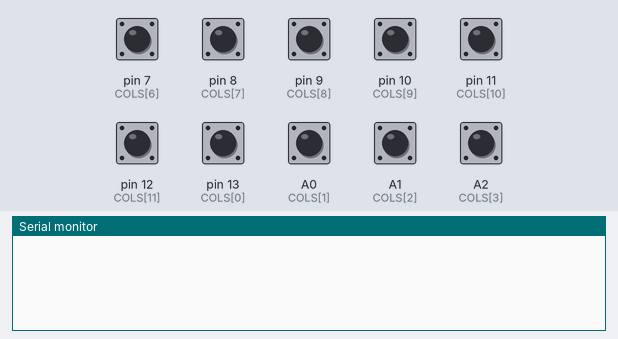
A sketch run on a simulated Teensy 4. Shown: the last lines printed to the serial monitor. Wiring (inferred from the names in the program): 5×2 keypad with keys 1 2 3 4 5 6 7 8 9 A (labels assumed): rows pin 0, pin 1, pin 2, pin 3, pin 4; columns pin 5, pin 6. Inputs (shaded band) come from the test bench; at power-on: A0 (COLS[1]), A1 (COLS[2]), A2 (COLS[3]), pin 7 (COLS[6]), pin 8 (COLS[7]), pin 9 (COLS[8]), pin 10 (COLS[9]), pin 11 (COLS[10]), pin 12 (COLS[11]), pin 13 (COLS[0]) HIGH.

Above: at 1.2 s.
1.3 s: pin 7 (COLS[6]) pulled LOW for 0.15 s
At 2.0 s:
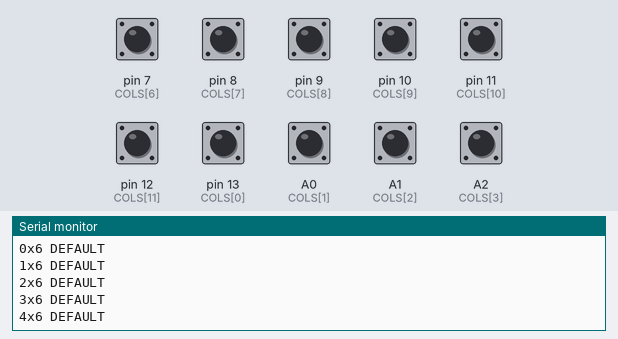
2.9 s: pin 8 (COLS[7]) pulled LOW for 0.15 s
At 3.4 s:
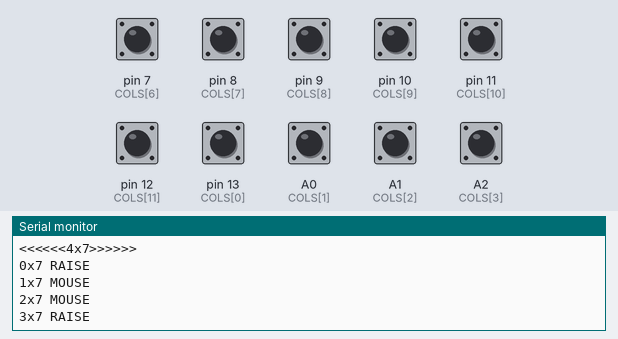
4.5 s: pin 13 (COLS[0]) pulled LOW for 0.15 s
At 5.8 s:
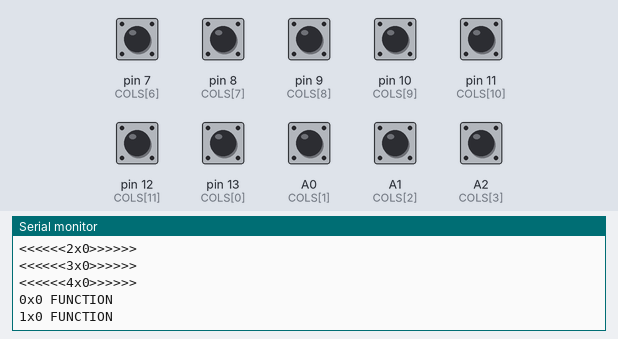
6.1 s: pin 9 (COLS[8]) pulled LOW for 0.15 s
At 6.19 s:
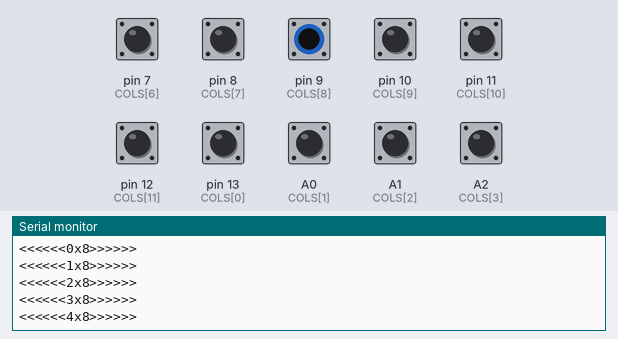
7.7 s: pin 10 (COLS[9]) pulled LOW for 0.15 s
At 9.0 s:
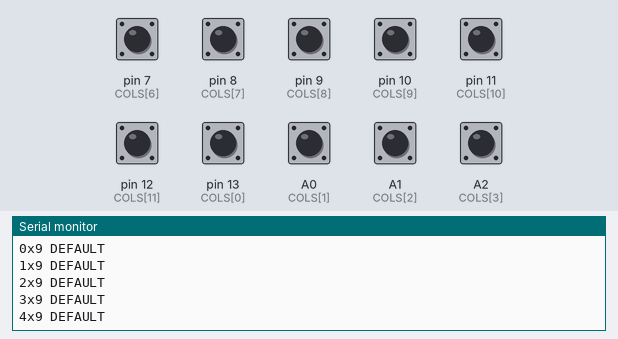
9.3 s: pin 11 (COLS[10]) pulled LOW for 0.15 s
At 10.4 s:
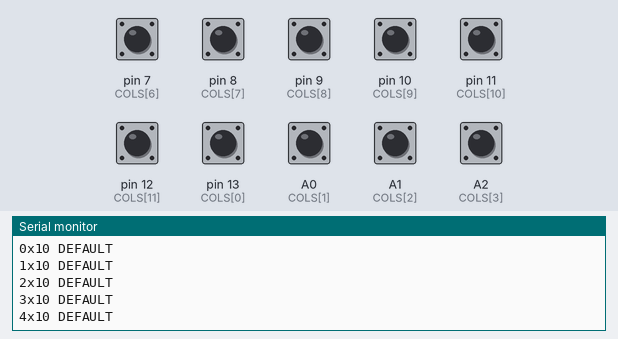
Timing chart, 0 to 11.9 s (numbered marks = the images above; inputs shaded):
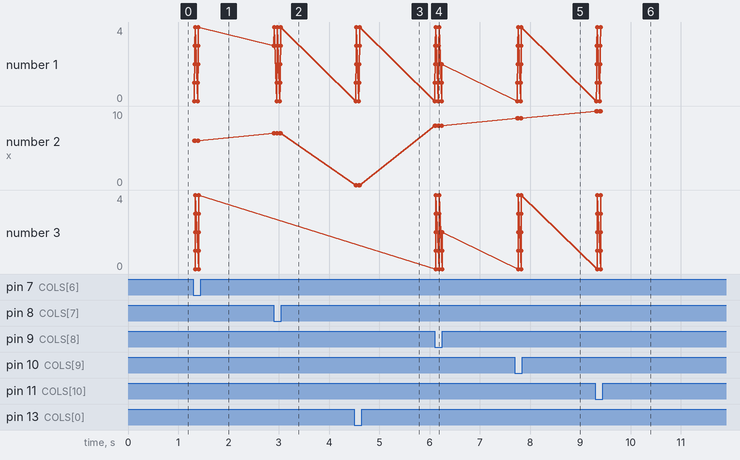

The sketch:

Keyboard.ino
```cpp
#include "types.h"
Coord *buff;

void setup() {
  Serial.begin(9600);
  for(int x = 0; x < NUM_ROWS; x++) {
    pinMode(ROWS[x], OUTPUT);
    digitalWrite(ROWS[x], LOW);
  }

  for(int x = 0; x < NUM_COLS; x++) {
    pinMode(COLS[x], INPUT_PULLUP);
  }

  buff = (Coord*) malloc(sizeof(Coord) * NUM_OF_FINGERS);
  for(int x = 0; x < NUM_OF_FINGERS; x++) {
    buff[x].row = buff[x].col = -1;
  }
}

void loop() {
  scanMatrix(buff);
  flushBuff2(buff);
  delay(CYCLE_DELAY_TIME);
}

void scanMatrix(Coord *buffp) {
  Coord *itr = buffp;
  int keysPressed = 0;
  Coord point;
  for(point.row = 0; point.row < NUM_ROWS; point.row++) {
    setRow(point.row);
    delay(DEBOUNCE_TIME);
    for(point.col = 0; point.col < NUM_COLS; point.col++) {
      if(digitalRead(COLS[point.col]) == LOW) {
        //pressed
        delay(DEBOUNCE_TIME);
        if(digitalRead(COLS[point.col]) == LOW) {
          (*itr).row = point.row;
          (*itr).col = point.col;
          itr++;
          keysPressed++;
          Serial.printf("<<<<<<%dx%d>>>>>>\n", point.row, point.col);
          if(keysPressed == NUM_OF_FINGERS) {
            return;
          }
        }
      } else {
        Keyboard.release(DEFAULT_FACE[point.row][point.col]);
        Keyboard.release(FUNCTION_FACE[point.row][point.col]);
        Keyboard.release(LOWER_FACE[point.row][point.col]);
        Keyboard.release(RAISE_FACE[point.row][point.col]);
        if(isMouseLeft(point)) {
          Mouse.release(MOUSE_LEFT);
        }
        if(isMouseRight(point)) {
          Mouse.release(MOUSE_RIGHT);
        }
      }
    }
  }
}

void flushBuff(Coord *buffp) {
  //check buffer for modifiers
  int modifiers = 0;
  bool r = false;
  bool l = false;
  bool f = false;
  layer face = BASE;

  for(int x = 0; x < NUM_OF_FINGERS; x++) {
    modifiers |= checkModifiers(buffp[x]);
    //perform layer check if not trigger yet
    if(r == false) {
      r = isRaise(buffp[x]);
    }
    if(l == false) {
      l = isLower(buffp[x]);
    }
    if(f == false) {
      f  = isFunction(buffp[x]);
    }
  }
  face = checkLayer(l,r,f);
  Keyboard.set_modifier(modifiers);
  for(int x = 0; x < NUM_OF_FINGERS; x++) {
    if( (0 <= buffp[x].row && buffp[x].row < NUM_ROWS) && (0 <= buffp[x].col && buffp[x].col < NUM_COLS) ) {
      Serial.printf("%dx%d ", buffp[x].row, buffp[x].col);
      switch(face) {
        case FUNCTION :
          Serial.printf("FUNCTION\n");
          Keyboard.press(FUNCTION_FACE[(buffp[x].row)][(buffp[x].col)]);
          break;
        case LOWER :
          Serial.printf("LOWER\n");
          Keyboard.press(LOWER_FACE[(buffp[x].row)][(buffp[x].col)]);
          break;
        case RAISE :
          Serial.printf("RAISE\n");
          Keyboard.press(RAISE_FACE[(buffp[x].row)][(buffp[x].col)]);
          break;
        default:
          Serial.printf("DEFAULT\n");
          Keyboard.press(DEFAULT_FACE[(buffp[x].row)][(buffp[x].col)]);
      }
      buffp[x].row = -1;
      buffp[x].col = -1;
      //Keyboard.press(KEY_A);
    }
  }
}

void flushBuff2(Coord *buffp) {
  //check buffer for modifiers
  int modifiers = 0;

  // media actions that cant be handle by mirco manager
  int mediaCount = 0;
  int mediaCodes[MAX_BASE_KEYS];

  // mouse actions that cant be handle by keyboard actions
  int mouseActions = 0;
  mouseAction mouseCodes[MAX_MOUSE_ACTIONS];

  bool r = false;
  bool l = false;
  bool f = false;
  layer face = BASE;

  // So OSes wil support NKey however those keys need to be 6 non modifier keys
  // and 4 modifier keys. So the output buffer will contain non modifier keys.
  int baseKeyCount = 0;

  for(int x = 0; x < NUM_OF_FINGERS; x++) {
    modifiers |= checkModifiers(buffp[x]);
    //perform layer check if not trigger yet
    if(r == false) {
      r = isRaise(buffp[x]);
    }
    if(l == false) {
      l = isLower(buffp[x]);
    }
    if(f == false) {
      f  = isFunction(buffp[x]);
    }

    if(isModifier(buffp[x])){
      buffp[x].col = -1;
      buffp[x].row = -1;
    }
  }

  //set layer and modifiers
  face = checkLayer(l,r,f);
  Keyboard.set_modifier(modifiers);

  //set output keys
  for(int x = 0; x < NUM_OF_FINGERS; x++) {
    if( (0 <= buffp[x].row && buffp[x].row < NUM_ROWS) && (0 <= buffp[x].col && buffp[x].col < NUM_COLS) ) {
      Serial.printf("%dx%d ", buffp[x].row, buffp[x].col);
      interpretPress(buffp[x], face, &baseKeyCount, &(mediaCodes[mediaCount]), &mediaCount, &(mouseCodes[mouseActions]), &mouseActions);
      buffp[x].row = -1;
      buffp[x].col = -1;
    }
    //Serial.printf("bk: %d mc: %d ma: %d\n", baseKeyCount, mediaCount, mouseActions);
  }
  //zero out unused keypresses
  zeroRestOutputHelper(baseKeyCount);

  //send keyboard output
  Keyboard.send_now();

  //handle media keys
  for(int x = 0; x < mediaCount; x++) {
    Keyboard.press(mediaCodes[x]);
  }

  //hanlde mouse actions
  for(int x = 0; x < mouseActions; x++) {
    //Serial.printf("mouse action: %d\n", x);
    handleMouseAction(mouseCodes[x]);
  }
}

void interpretPress(Coord coord, layer face, int *baseKeyCount, int *mediaBuff, int *mediaCount, mouseAction *mouseBuff, int *mouseActionCount){
  mouseAction act = getMouseAction(coord, face);
  int code = 0;
  if (act == NON) {
    switch(face) {
      case FUNCTION :
      Serial.printf("FUNCTION");
      code = FUNCTION_FACE[(coord.row)][(coord.col)];
      if(isMediaCode(code)){
        *mediaBuff = code;
        (*mediaCount)++;
      } else {
        setOutputHelper(*baseKeyCount, code);
      }
      (*baseKeyCount)++;
      break;
    case LOWER :
      Serial.printf("LOWER");
      //Keyboard.press(LOWER_FACE[(coord.row)][(coord.col)]);
      code = LOWER_FACE[(coord.row)][(coord.col)];
      if(isMediaCode(code)){
        *mediaBuff = code;
        (*mediaCount)++;
      } else {
        setOutputHelper(*baseKeyCount, code);
      }
      (*baseKeyCount)++;
      break;
    case RAISE :
      Serial.printf("RAISE");
      //Keyboard.press(RAISE_FACE[(coord.row)][(coord.col)]);
      code = RAISE_FACE[(coord.row)][(coord.col)];
      if(isMediaCode(code)){
        *mediaBuff = code;
        (*mediaCount)++;
      } else {
        setOutputHelper(*baseKeyCount, code);
      }
      (*baseKeyCount)++;
      break;
    default:
      Serial.printf("DEFAULT");
      //Keyboard.press(DEFAULT_FACE[(coord.row)][(coord.col)]);
      code = DEFAULT_FACE[(coord.row)][(coord.col)];
      if(isMediaCode(code)){
        *mediaBuff = code;
        (*mediaCount)++;
      } else {
        setOutputHelper(*baseKeyCount, code);
      }
      (*baseKeyCount)++;
    }
  } else {
    Serial.printf("MOUSE");
    *mouseBuff = act;
    (*mouseActionCount)++;
  }
  Serial.printf("\n");
}

void setOutputHelper (int outputNumber, int keyCode) {
  switch(outputNumber) {
    case 0:
      Keyboard.set_key1(keyCode);
      break;
    case 1:
      Keyboard.set_key2(keyCode);
      break;
    case 2:
      Keyboard.set_key3(keyCode);
      break;
    case 3:
      Keyboard.set_key4(keyCode);
      break;
    case 4:
      Keyboard.set_key5(keyCode);
      break;
    case 5:
      Keyboard.set_key6(keyCode);
      break;
    default:
      return;
  }
}

void zeroRestOutputHelper (int startIndex) {
  for (int x = startIndex; x < MAX_BASE_KEYS; x++) {
    switch(x) {
      case 0:
        Keyboard.set_key1(0);
        break;
      case 1:
        Keyboard.set_key2(0);
        break;
      case 2:
        Keyboard.set_key3(0);
        break;
      case 3:
        Keyboard.set_key4(0);
        break;
      case 4:
        Keyboard.set_key5(0);
        break;
      case 5:
        Keyboard.set_key6(0);
        break;
      default:
        return;
    }
  }
}

layer checkLayer(bool l, bool r, bool f) {
  //function layer trumps other layers
  if (f) {
    return FUNCTION;
  } else {
    if( not (r xor l) ) {
      return BASE;
    } else if ( r and not l) {
      return RAISE;
    } else if ( l and not r) {
      return LOWER;
    } else {
      return BASE;
    }
  }
}

int checkModifiers(Coord coord) {
  int ret = 0;
  ret |= (isCtrl(coord))? MODIFIERKEY_CTRL : 0;
  ret |= (isAlt(coord))? MODIFIERKEY_ALT : 0;
  ret |= (isShift(coord))? MODIFIERKEY_SHIFT : 0;
  ret |= (isGUI(coord))? MODIFIERKEY_GUI : 0;
  return ret;
}

bool isShift(Coord coord) { return ((coord.row == LEFT_SHIFT_ROW) && (coord.col == LEFT_SHIFT_COL)) || ((coord.row == RIGHT_SHIFT_ROW) && (coord.col == RIGHT_SHIFT_COL)); }
bool isCtrl(Coord coord) { return (coord.row == LEFT_CTRL_ROW) && (coord.col == LEFT_CTRL_COL); }
bool isAlt(Coord coord) { return (coord.row == LEFT_ALT_ROW) && (coord.col == LEFT_ALT_COL); }
bool isGUI(Coord coord) { return (coord.row == LEFT_GUI_ROW) && (coord.col == LEFT_GUI_COL); }
bool isRaise(Coord coord) { return (coord.row == RAISE_MOD_ROW) && (coord.col == RAISE_MOD_COL); }
bool isLower(Coord coord) { return (coord.row == LOWER_MOD_ROW) && (coord.col == LOWER_MOD_COL); }
bool isFunction(Coord coord) { return ((coord.row == LEFT_FUNCTION_ROW_1) && (coord.col == LEFT_FUNCTION_COL_1)) || ((coord.row == LEFT_FUNCTION_ROW_2) && (coord.col == LEFT_FUNCTION_COL_2)); }

bool isModifier(Coord coord) {
  return isShift(coord) || isCtrl(coord) || isAlt(coord) || isGUI(coord) || isRaise(coord) || isLower(coord) || isFunction(coord);
}

bool isMediaCode(int code) {
  //  {0,0,KEY_MEDIA_PREV_TRACK,KEY_MEDIA_PLAY_PAUSE,KEY_MEDIA_NEXT_TRACK,0,0,KEY_PAGE_UP,KEY_UP,KEY_PAGE_DOWN,KEY_PRINTSCREEN,0,},
  //{0,0,KEY_MEDIA_VOLUME_DEC,KEY_MEDIA_VOLUME_INC,KEY_MEDIA_MUTE,0
  return code == KEY_MEDIA_PREV_TRACK
      || code == KEY_MEDIA_NEXT_TRACK
      || code == KEY_MEDIA_PLAY_PAUSE
      || code == KEY_MEDIA_VOLUME_DEC
      || code == KEY_MEDIA_VOLUME_INC
      || code == KEY_MEDIA_MUTE
      || code == KEY_NUM_LOCK;
}

mouseAction getMouseAction(Coord coord, layer l) {
  if (l != MOUSE_LAYER) {
    return NON;
  } else {
    if (coord.row == MOVE_MOUSE_LEFT_ROW && coord.col == MOVE_MOUSE_LEFT_COL) {
      return LFT;
    } else if (coord.row == MOVE_MOUSE_RIGHT_ROW && coord.col == MOVE_MOUSE_RIGHT_COL) {
      return RGHT;
    } else if (coord.row == MOVE_MOUSE_UP_ROW && coord.col == MOVE_MOUSE_UP_COL) {
      return UP;
    } else if (coord.row == MOVE_MOUSE_DOWN_ROW && coord.col == MOVE_MOUSE_DOWN_COL) {
      return DWN;
    } else if (coord.row == MOUSE_LEFT_CLICK_ROW && coord.col == MOUSE_LEFT_CLICK_COL) {
      return LCLK;
    } else if (coord.row == MOUSE_RIGHT_CLICK_ROW && coord.col == MOUSE_RIGHT_CLICK_COL) {
      return RCLK;
    } else {
      return NON;
    }
  }
  Serial.printf("Within getMouseAction, should not be here\n");
  return NON;
}

void handleMouseAction(mouseAction action) {
 switch(action) {
  case DWN:
    Mouse.move(0, DEFAULT_MOUSE_DISTANCE);
    break;
  case UP:
    Mouse.move(0, (-1) * DEFAULT_MOUSE_DISTANCE);
    break;
  case LFT:
    Mouse.move((-1) * DEFAULT_MOUSE_DISTANCE, 0);
    break;
  case RGHT:
    Mouse.move(DEFAULT_MOUSE_DISTANCE, 0);
    break;
  case LCLK:
    Mouse.press(MOUSE_LEFT);
    break;
  case RCLK:
    Mouse.press(MOUSE_RIGHT);
    break;
  case NON:
  default:
    return;
 }
}

bool isMouseLeft(Coord coord) {
  return (coord.row == MOUSE_LEFT_CLICK_ROW) && (coord.col == MOUSE_LEFT_CLICK_COL);
}

bool isMouseRight(Coord coord) {
  return (coord.row == MOUSE_RIGHT_CLICK_ROW) && (coord.col == MOUSE_RIGHT_CLICK_COL);
}

bool checkKey(Coord coord) {
  setRow(coord.row);
  int output = digitalRead(COLS[coord.col]);
  return output == LOW;
}


void setRow(int rowp) {
   for(int x = 0; x < NUM_ROWS; x++) {
    if (x != rowp) {
      digitalWrite(ROWS[x], HIGH);
    } else {
      digitalWrite(ROWS[x], LOW);
    }
  }
}

void unsetAllRows() {
  for(int x = 0; x < NUM_ROWS; x++) {
    digitalWrite(ROWS[x], LOW);
  }
}
```

types.h
```cpp
#ifndef TYPES_H
#define TYPES_H
#define u_long unsigned long
#define NUM_OF_FINGERS 10
#define DEBOUNCE_TIME 1
#define MAX_BASE_KEYS 6
#define MAX_MOUSE_ACTIONS 6
#define CYCLE_DELAY_TIME 45

enum layer { BASE, LOWER, RAISE, FUNCTION };
enum mouseAction { UP, DWN, LFT, RGHT, LCLK, RCLK, NON };
enum outputType { KEYBOARD, MOUSE };
// Uncomment original ROW[] and COLS[] when flashing gateron board

//const int ROWS[] = {2,3,4,5,6};
const int ROWS[] = {0,1,2,3,4};
const int NUM_ROWS = 5;
//const int COLS[] = {7,8,14,15,16,18,17,19,20,21,22,23};
const int NUM_COLS = 12;
const int COLS[] = {13,14,15,16,5,6,7,8,9,10,11,12};

const int LEFT_CTRL_COL = 0;
const int LEFT_CTRL_ROW = 4;

const int LEFT_ALT_COL = 2;
const int LEFT_ALT_ROW = 4;

const int LEFT_GUI_COL = 1;
const int LEFT_GUI_ROW = 4;

const int LEFT_FUNCTION_COL_1 = 3;
const int LEFT_FUNCTION_ROW_1 = 4;

const int LEFT_FUNCTION_COL_2 = 0;
const int LEFT_FUNCTION_ROW_2 = 2;


const int LOWER_MOD_COL = 4;
const int LOWER_MOD_ROW = 4;

const int RAISE_MOD_COL = 7;
const int RAISE_MOD_ROW = 4;

const int LEFT_SHIFT_COL = 0;
const int LEFT_SHIFT_ROW = 3;

const int RIGHT_SHIFT_COL = 11;
const int RIGHT_SHIFT_ROW = 3;

const int MOVE_MOUSE_LEFT_COL = 7;
const int MOVE_MOUSE_LEFT_ROW = 2;

const int MOVE_MOUSE_RIGHT_COL = 9;
const int MOVE_MOUSE_RIGHT_ROW = 2;

const int MOVE_MOUSE_DOWN_COL = 8;
const int MOVE_MOUSE_DOWN_ROW = 2;

const int MOVE_MOUSE_UP_COL = 8;
const int MOVE_MOUSE_UP_ROW = 1;

const int MOUSE_LEFT_CLICK_COL = 7;
const int MOUSE_LEFT_CLICK_ROW = 1;

const int MOUSE_RIGHT_CLICK_COL = 9;
const int MOUSE_RIGHT_CLICK_ROW = 1;

const layer MOUSE_LAYER = RAISE;
const int DEFAULT_MOUSE_DISTANCE = 20;

const int DEFAULT_FACE[NUM_ROWS][NUM_COLS] = {
  {KEY_ESC,KEY_1,KEY_2,KEY_3,KEY_4,KEY_5,KEY_6,KEY_7,KEY_8,KEY_9,KEY_0,KEY_BACKSPACE},
  {KEY_TAB,KEY_Q,KEY_W,KEY_E,KEY_R,KEY_T,KEY_Y,KEY_U,KEY_I,KEY_O,KEY_P,KEY_BACKSLASH},
  {0,KEY_A,KEY_S,KEY_D,KEY_F,KEY_G,KEY_H,KEY_J,KEY_K,KEY_L,KEY_SEMICOLON,KEY_QUOTE},
  {KEY_LEFT_SHIFT,KEY_Z,KEY_X,KEY_C,KEY_V,KEY_B,KEY_N,KEY_M,KEY_COMMA,KEY_PERIOD,KEY_SLASH,KEY_RIGHT_SHIFT},
  {KEY_LEFT_CTRL,KEY_LEFT_GUI,KEY_LEFT_ALT,0,0,KEY_SPACE,KEY_ENTER,0,KEY_LEFT,KEY_UP,KEY_DOWN,KEY_RIGHT}
};

const int FUNCTION_FACE[NUM_ROWS][NUM_COLS] = {
  {KEY_TILDE,KEY_F1,KEY_F2,KEY_F3,KEY_F4,KEY_F5,KEY_F6,KEY_F7,KEY_F8,KEY_F9,KEY_F10,KEY_DELETE,},
  {0,0,KEY_MEDIA_PREV_TRACK,KEY_MEDIA_PLAY_PAUSE,KEY_MEDIA_NEXT_TRACK,0,0,KEY_PAGE_UP,KEY_UP,KEY_PAGE_DOWN,KEY_PRINTSCREEN,0,},
  {0,0,KEY_MEDIA_VOLUME_DEC,KEY_MEDIA_VOLUME_INC,KEY_MEDIA_MUTE,0,KEY_HOME,KEY_LEFT,KEY_DOWN,KEY_RIGHT,0,0,},
  {0,0,0,0,0,0,KEY_END,0,0,0,0,0,},
  {KEY_LEFT_CTRL,KEY_LEFT_GUI,KEY_LEFT_ALT,0,0,KEY_SPACE,KEY_ENTER,0,KEY_LEFT,KEY_UP,KEY_DOWN,KEY_RIGHT}
};

const int LOWER_FACE[NUM_ROWS][NUM_COLS] = {
  {0,0,0,0,0,0,0,0,0,KEY_MINUS,KEY_EQUAL,KEY_BACKSPACE,},
  {0,0,0,0,0,0,0,0,0,KEY_LEFT_BRACE,KEY_RIGHT_BRACE,0,},
  {0,0,0,0,0,0,0,0,0,0,0,0,},
  {0,0,0,0,0,0,0,0,0,0,0,0,},
  {0,0,0,0,0,0,0,0,0,0,0,0,}
};

const int RAISE_FACE[NUM_ROWS][NUM_COLS] = {
  {KEY_NUM_LOCK,KEYPAD_7,KEYPAD_8,KEYPAD_9,KEYPAD_MINUS,0,0,0,0,0,0,KEY_BACKSPACE,},
  {0,KEYPAD_4,KEYPAD_5,KEYPAD_6,KEYPAD_PLUS,0,0,0,0,0,0,0,},
  {0,KEYPAD_1,KEYPAD_2,KEYPAD_3,KEYPAD_SLASH,0,0,0,0,0,0,0,},
  {0,KEYPAD_0,0,KEYPAD_PERIOD,KEYPAD_ASTERIX,0,0,0,0,0,0,0,},
  {0,0,0,0,0,0,0,0,0,0,0,0,}
};

struct Coord {
  int row;
  int col;
};

// util functions
layer checkLayer(bool l, bool r);
bool checkKey(Coord coord);
int checkModifiers(Coord coord);
bool isShift(Coord corrd);
bool isCtrl(Coord coord);
bool isAlt(Coord coord);
bool isGUI(Coord coord);
bool isRaise(Coord coord);
bool isLower(Coord coord);
bool isModifier(Coord coord);
bool isMediaCode(int code);
void setRow(int row);
void scanMatrix(Coord *buff);
void flushBuff(Coord *buff);
//Mouse functions are considered mouse functions in this case
mouseAction getMouseAction(Coord coord, layer l);
void handleMouseAction(mouseAction action);
bool isMouseLeft(Coord coord);
bool iaMouseRight(Coord coord);

void interpretPress(Coord coord, layer face, int *baseKeyCount, int *mediaBuff, int *mediaCount, mouseAction * mouseBuff, int *mouseActionCount);

#endif
```

Measured:
- after the input at 1.3 s, the serial monitor: prints a new line at once (image 1)
- after the input at 2.9 s, the serial monitor: prints a new line at once (image 2)
- after the input at 4.5 s, the serial monitor: prints a new line at once (image 3)
- after the input at 6.1 s, the serial monitor: prints a new line at once (image 4)
- after the input at 7.7 s, the serial monitor: prints a new line at once (image 5)
- after the input at 9.3 s, the serial monitor: prints a new line at once (image 6)
- plotted number 2: 6 → 7 after the input at 2.9 s, 0 → 8 after the input at 6.1 s, 8 → 9 after the input at 7.7 s, 9 → 10 after the input at 9.3 s
